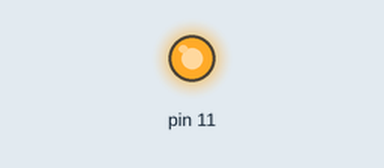
Recording of a sketch running on a simulated Arduino Uno, built with avr-gcc and run on an emulated ATmega328P. Shown: output pins drawn as LEDs (lit = HIGH). At 0.0 s the program stops and its outputs stay as they are.

Above: at 0.1 s.
Timing chart, 0 to 1.5 s (numbered marks = the images above):
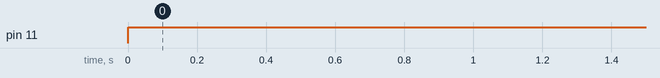

Measured:
- by itself, pin 11: LOW → HIGH at 0.00 s

The sketch:

Relay.ino
```cpp
#include <avr/io.h>
#include <util/delay.h>

int main() {

  DDRB |= (1 << PIN3);
  while (1) {
    PORTB |= (1 << PIN3);
  }
  return 0;
}
```
